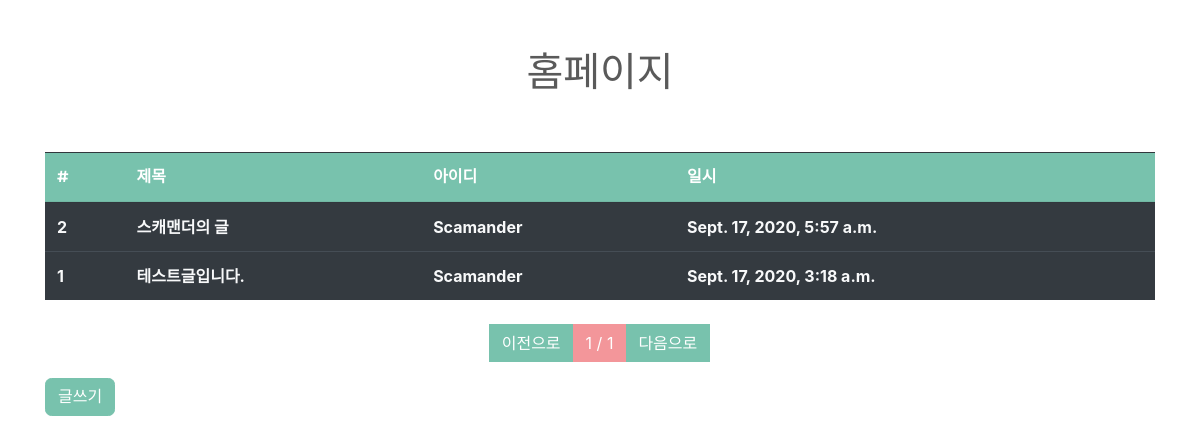
Before: /board/list/ with the older database file.
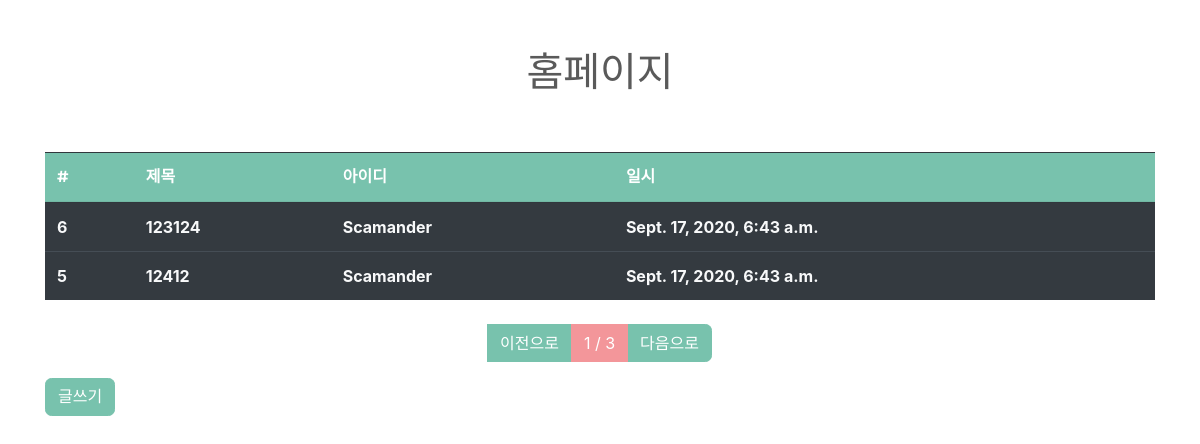
After: the same page with the newer database file.
### board/models.py (models this page shows, shortened)
class Board(models.Model):
    title = models.CharField(max_length=128, verbose_name='제목')
    contents = models.TextField(verbose_name='내용')
    writer = models.ForeignKey('user.UserInfo', on_delete=models.CASCADE, verbose_name='작성자')
    tag = models.ManyToManyField('tag.Tag', verbose_name='태그')
    registered_dttm = models.DateTimeField(auto_now_add=True, verbose_name='작성시간')
    class Meta:
        db_table = 'campus_board'
        verbose_name = '김민혁 커뮤니티 게시글'
        verbose_name_plural = '김민혁 커뮤니티 게시글'

### user/models.py (models this page shows)
class UserInfo(models.Model):
    username = models.CharField(max_length=64, verbose_name='사용자명')
    email = models.EmailField(max_length=128, verbose_name='이메일')
    password = models.CharField(max_length=64, verbose_name='비밀번호')
    registered_dttm = models.DateTimeField(auto_now_add=True, verbose_name='가입시간')
    def __str__(self):
        return self.username
    class Meta:
        db_table = 'campus_user'
        verbose_name = '김민혁 커뮤니티 사용자'
        verbose_name_plural = '김민혁 커뮤니티 사용자'

### board/views.py (the view)
# urls.py: path('list/', views.board_list),
def board_list(request):
    all_boards = Board.objects.all().order_by('-id')
    page = int(request.GET.get('p', 1))
    paginator = Paginator(all_boards, 2)
    boards = paginator.get_page(page)
    return render(request, 'board_list.html', {'boards': boards})

### templates/board_list.html
{% extends "base.html" %}
{% block contents %}
    <div class="row mt-5">
        <div class="col-12">
            <table class="table table-dark">
                <thead class="thead-dark">
                    <tr>
                        <th>#</th>
                        <th>제목</th>
                        <th>아이디</th>
                        <th>일시</th>
                    </tr>
                </thead>
                <tbody class="text-light">
                {% for board in boards %}
                    <tr onclick="location.href='/board/detail/{{ board.id }}/'">
                        <th>{{ board.id }}</th>
                        <th>{{ board.title }}</th>
                        <th>{{ board.writer }}</th>
                        <th>{{ board.registered_dttm }}</th>
                    </tr>
                {% endfor %}
                </tbody>
            </table>
        </div>
    </div>
    <div class="row mt-2">
        <div class="col-12">
            <nav>
                <ul class="pagination justify-content-center">
                    {% if boards.has_previous %}
                     <li class="page-item">
                        <a href="?p={{ boards.previous_page_number }}" class="page-link">이전으로</a>
                     </li>
                    {% else %}
                     <li class="page-item-disable">
                        <a href="#" class="page-link">이전으로</a>
                     </li>
                    {% endif %}
                    <li class="page-item active">
                        <a href="#" class="page-link">{{ boards.number }} / {{ boards.paginator.num_pages }}</a>
                    </li>
                    {% if boards.has_next %}
                    <li class="page-item">
                        <a href="?p={{ boards.next_page_number }}" class="page-link">다음으로</a>
                    </li>
                    {% else %}
                     <li class="page-item-disable">
                        <a href="#" class="page-link">다음으로</a>
                     </li>
                    {% endif %}
                 </ul>
            </nav>
        </div>
    </div>
    <div class="row">
        <div class="col-12">
            <button onclick="location.href = '/board/write/'" class="btn btn-primary">글쓰기</button>
        </div>
    </div>
{% endblock %}

Changed rows visible on the page:
no longer on this page (row unchanged): Board: id "2", title "스캐맨더의 글", writer "Scamander", registered_dttm "Sept. 17, 2020, 5:57 a.m."
no longer on this page (row unchanged): Board: id "1", title "테스트글입니다.", writer "Scamander", registered_dttm "Sept. 17, 2020, 3:18 a.m."
added Board: id "6", title "123124", writer "Scamander", registered_dttm "Sept. 17, 2020, 6:43 a.m."
added Board: id "5", title "12412", writer "Scamander", registered_dttm "Sept. 17, 2020, 6:43 a.m."
Other visible differences:
{{ boards.paginator.num_pages }}: "1" → "3"
